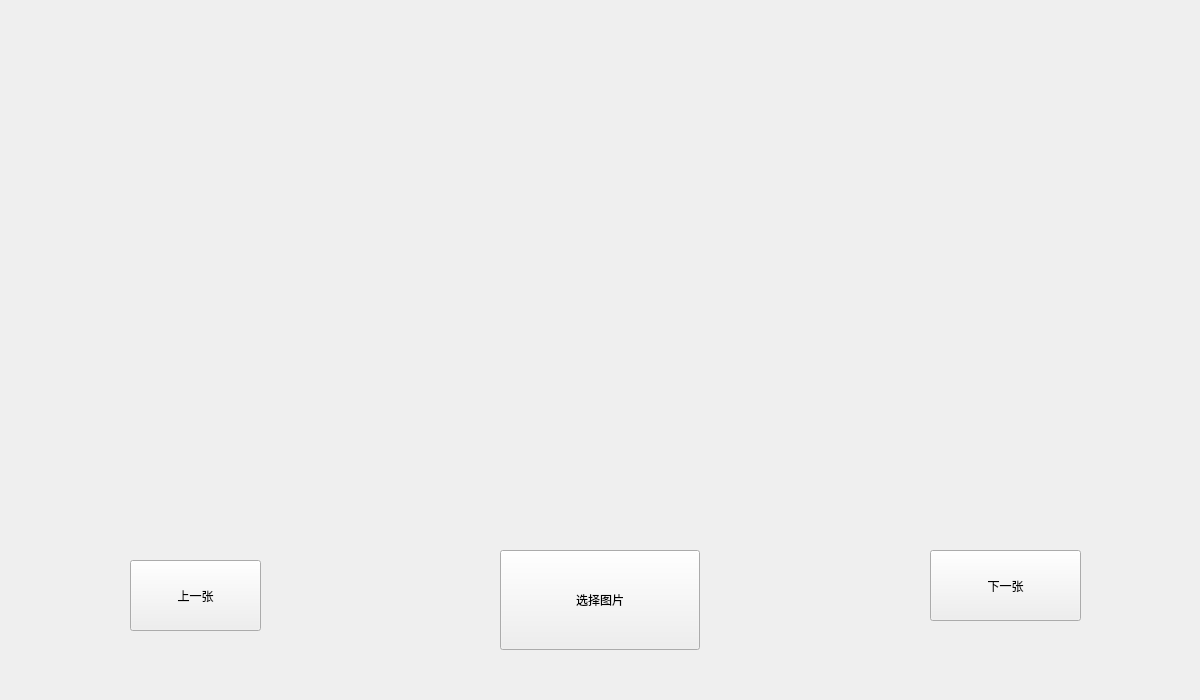
<?xml version="1.0" encoding="UTF-8"?>
<ui version="4.0">
 <class>Form</class>
 <widget class="QWidget" name="Form">
  <property name="geometry">
   <rect>
    <x>0</x>
    <y>0</y>
    <width>1200</width>
    <height>700</height>
   </rect>
  </property>
  <property name="windowTitle">
   <string>Form</string>
  </property>
  <widget class="QPushButton" name="button_53">
   <property name="geometry">
    <rect>
     <x>930</x>
     <y>550</y>
     <width>151</width>
     <height>71</height>
    </rect>
   </property>
   <property name="text">
    <string>下一张</string>
   </property>
   <property name="autoDefault">
    <bool>false</bool>
   </property>
   <property name="default">
    <bool>false</bool>
   </property>
   <property name="flat">
    <bool>false</bool>
   </property>
  </widget>
  <widget class="QLabel" name="label_53">
   <property name="geometry">
    <rect>
     <x>300</x>
     <y>40</y>
     <width>600</width>
     <height>450</height>
    </rect>
   </property>
   <property name="layoutDirection">
    <enum>Qt::LeftToRight</enum>
   </property>
   <property name="autoFillBackground">
    <bool>false</bool>
   </property>
   <property name="frameShape">
    <enum>QFrame::NoFrame</enum>
   </property>
   <property name="frameShadow">
    <enum>QFrame::Plain</enum>
   </property>
   <property name="lineWidth">
    <number>1</number>
   </property>
   <property name="text">
    <string/>
   </property>
   <property name="scaledContents">
    <bool>true</bool>
   </property>
   <property name="alignment">
    <set>Qt::AlignCenter</set>
   </property>
  </widget>
  <widget class="QLabel" name="label_55">
   <property name="geometry">
    <rect>
     <x>1100</x>
     <y>430</y>
     <width>80</width>
     <height>60</height>
    </rect>
   </property>
   <property name="frameShape">
    <enum>QFrame::NoFrame</enum>
   </property>
   <property name="text">
    <string/>
   </property>
   <property name="scaledContents">
    <bool>true</bool>
   </property>
   <property name="alignment">
    <set>Qt::AlignCenter</set>
   </property>
  </widget>
  <widget class="QLabel" name="label_54">
   <property name="geometry">
    <rect>
     <x>920</x>
     <y>370</y>
     <width>160</width>
     <height>120</height>
    </rect>
   </property>
   <property name="frameShape">
    <enum>QFrame::NoFrame</enum>
   </property>
   <property name="text">
    <string/>
   </property>
   <property name="scaledContents">
    <bool>true</bool>
   </property>
   <property name="alignment">
    <set>Qt::AlignCenter</set>
   </property>
  </widget>
  <widget class="QLabel" name="label_52">
   <property name="geometry">
    <rect>
     <x>120</x>
     <y>370</y>
     <width>160</width>
     <height>120</height>
    </rect>
   </property>
   <property name="frameShape">
    <enum>QFrame::NoFrame</enum>
   </property>
   <property name="text">
    <string/>
   </property>
   <property name="scaledContents">
    <bool>true</bool>
   </property>
   <property name="alignment">
    <set>Qt::AlignCenter</set>
   </property>
  </widget>
  <widget class="QLabel" name="label_51">
   <property name="geometry">
    <rect>
     <x>20</x>
     <y>430</y>
     <width>80</width>
     <height>60</height>
    </rect>
   </property>
   <property name="frameShape">
    <enum>QFrame::NoFrame</enum>
   </property>
   <property name="text">
    <string/>
   </property>
   <property name="scaledContents">
    <bool>true</bool>
   </property>
   <property name="alignment">
    <set>Qt::AlignCenter</set>
   </property>
  </widget>
  <widget class="QPushButton" name="button_51">
   <property name="geometry">
    <rect>
     <x>130</x>
     <y>560</y>
     <width>131</width>
     <height>71</height>
    </rect>
   </property>
   <property name="text">
    <string>上一张</string>
   </property>
  </widget>
  <widget class="QPushButton" name="button_52">
   <property name="geometry">
    <rect>
     <x>500</x>
     <y>550</y>
     <width>200</width>
     <height>100</height>
    </rect>
   </property>
   <property name="text">
    <string>选择图片</string>
   </property>
  </widget>
  <widget class="QLabel" name="label_56">
   <property name="geometry">
    <rect>
     <x>20</x>
     <y>510</y>
     <width>72</width>
     <height>15</height>
    </rect>
   </property>
   <property name="text">
    <string/>
   </property>
  </widget>
  <widget class="QLabel" name="label_57">
   <property name="geometry">
    <rect>
     <x>170</x>
     <y>510</y>
     <width>72</width>
     <height>15</height>
    </rect>
   </property>
   <property name="text">
    <string/>
   </property>
  </widget>
  <widget class="QLabel" name="label_58">
   <property name="geometry">
    <rect>
     <x>560</x>
     <y>500</y>
     <width>81</width>
     <height>31</height>
    </rect>
   </property>
   <property name="frameShape">
    <enum>QFrame::NoFrame</enum>
   </property>
   <property name="text">
    <string/>
   </property>
   <property name="scaledContents">
    <bool>false</bool>
   </property>
   <property name="alignment">
    <set>Qt::AlignCenter</set>
   </property>
  </widget>
  <widget class="QLabel" name="label_59">
   <property name="geometry">
    <rect>
     <x>960</x>
     <y>510</y>
     <width>72</width>
     <height>15</height>
    </rect>
   </property>
   <property name="frameShape">
    <enum>QFrame::NoFrame</enum>
   </property>
   <property name="text">
    <string/>
   </property>
  </widget>
  <widget class="QLabel" name="label_60">
   <property name="geometry">
    <rect>
     <x>1100</x>
     <y>510</y>
     <width>72</width>
     <height>15</height>
    </rect>
   </property>
   <property name="frameShape">
    <enum>QFrame::NoFrame</enum>
   </property>
   <property name="text">
    <string/>
   </property>
  </widget>
 </widget>
 <resources/>
 <connections/>
</ui>
